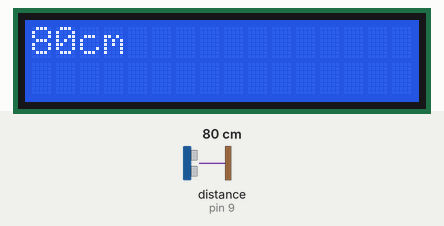
This sketch was run on a simulated Arduino Uno, built with avr-gcc and run on an emulated ATmega328P. Shown: 16×2 character LCD. Wiring (inferred from the names in the program): ultrasonic range finder: trigger pin 8; echo pin 9. The inputs (shaded band) are chosen by the test bench; at power-on: distance to the obstacle (sensor on pin 9) 80 cm. The echo pulse lasts 58.3 µs per cm.

Above: at 1.2 s.
1.3 s: distance to the obstacle (sensor on pin 9) set to 2 cm
At 2.7 s:
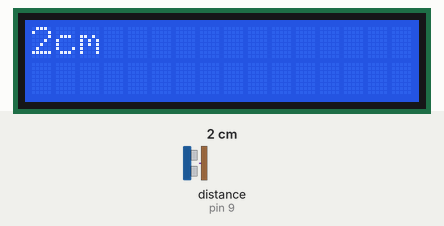
3.0 s: distance to the obstacle (sensor on pin 9) set to 4 cm
At 3.5 s:
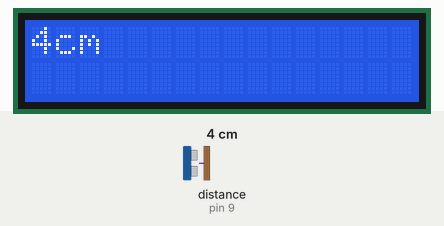
4.6 s: distance to the obstacle (sensor on pin 9) set to 9 cm
At 5.8 s:
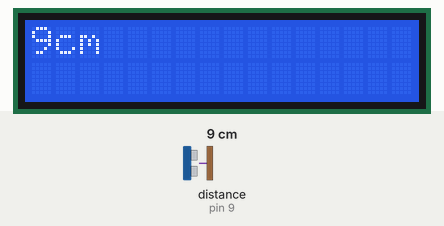
Timing chart, 0 to 7.6 s (numbered marks = the images above; inputs shaded):
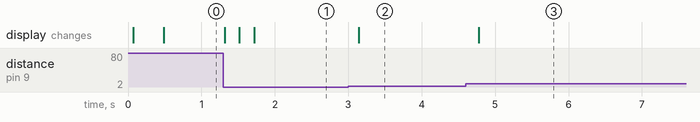

Measured:
- after the input at 1.3 s, the display: changes at once (image 1)
- after the input at 3.0 s, the display: changes after 0.15 s (image 2)
- after the input at 4.6 s, the display: changes after 0.17 s (image 3)

The sketch:

LCD_ultra.ino
```cpp
#include <LiquidCrystal.h>
#define TRIG 8
#define ECHO 9

LiquidCrystal lcd(12,11,2,3,4,5);

void setup() {
  pinMode(TRIG,OUTPUT);
  pinMode(ECHO,INPUT);
  lcd.begin(16,2);

}

void loop() {
 digitalWrite(TRIG,LOW);
 delayMicroseconds(2);
 digitalWrite(TRIG,HIGH);
 delayMicroseconds(10);
 digitalWrite(TRIG,LOW);

 long distance=pulseIn(ECHO,HIGH)/58.2;
 lcd.clear();
 lcd.setCursor(0,0);
 lcd.print(distance);
 lcd.print("cm");
 delay(200);
}
```
